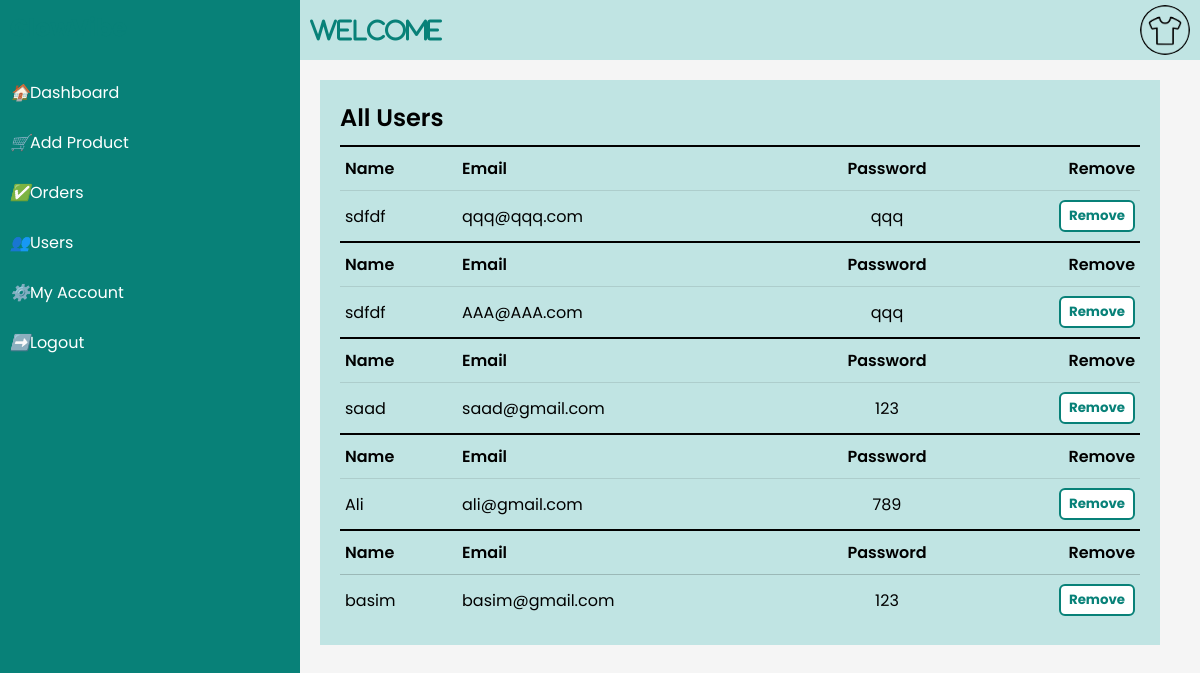
Page /admin/users.php (signed in) on the committed database.
### tables this page shows
CREATE TABLE `users` (
  `id` int(11) NOT NULL,
  `name` varchar(100) NOT NULL,
  `email` varchar(50) NOT NULL,
  `password` varchar(50) NOT NULL,
  `confirm` varchar(100) NOT NULL
);

### admin/users.php (the view, shortened to what this page needs)
<?php
    include 'includes/navbar.php';
    include ("includes/connection.php");
?>
            <div class="details orders">
                <div class="recentOrders">
                    <div class="cardHeader">
                        <h2>All Users</h2>
                    </div>
                    <table>
                        <?php
                                $query = mysqli_query($conn, "SELECT * FROM `users` ORDER BY `id` DESC");
                                while($row = mysqli_fetch_array($query)){
                                    echo "
                                    <thead class='address'>
                            <tr>
                                <td>Name</td>
                                <td>Email</td>
                                <td>Password</td>
                                <td>Remove</td>
                            </tr>
                        </thead>
                        <tbody>
                                    <tr>
                                        <td>$row[name]</td>
                                        <td>$row[email]</td>
                                        <td>$row[password]</td>
                                        <form action='?id=$row[id]' method='POST'>
                                        <td><input value='$row[email]' name='email' type='hidden'>
                                        <input value='Remove' name='remove' type='submit' class='btn-remove'></td>
                                        </form>
                                    </tr>
                                    </tbody>";
                                }
                        ?>
                    </table>
                </div>
            </div>

### admin/style.css (style rules this page uses)
* { font-family: 'Poppins', sans-serif; margin: 0; padding: 0; box-sizing: border-box; }
html { scroll-behavior: smooth; }
body { overflow-x: hidden; }
.details { position: relative; width: 100%; padding-top: 0; padding: 20px; display: grid; grid-gap: 20px; grid-template-columns: 2fr 1fr; }
.details.orders { grid-template-columns: 1fr 0fr; }
.details .recentOrders { position: relative; min-height: 530px; background-color: #C0E4E3; padding: 20px; }
.cardHeader { display: flex; justify-content: space-between; align-items: flex-start; }
.cardHeader h2 { font-weight: 600; }
.btn-remove { padding: 4px 8px; background-color: #fff; color: #088178; text-decoration: none; cursor: pointer; border-radius: 6px; font-weight: 700; border: 2px solid #088178; transition: 0.2s; }
.details table { width: 100%; border-collapse: collapse; margin-top: 10px; }
.details table thead td { font-weight: 600; }
.details .recentOrders table tr { border-bottom: 1px solid rgba(0,0,0,0.1); }
.details .recentOrders table .address { margin-top: 20px; }
.details .recentOrders table .address tr { border-top: 2px solid black; padding-bottom: 10px; }
.details .recentOrders table tbody tr:last-child { border-bottom: none; }
.details .recentOrders table tr td { padding: 9px 5px; }
.details .recentOrders table tbody tr td:last-child, .details .recentOrders table thead tr td:last-child { text-align: right; }
.details .recentOrders table tbody tr td:nth-child(2), .details .recentOrders table thead tr td:nth-child(2) { padding-right: 20px; }
.details .recentOrders table tbody tr td:nth-child(3), .details .recentOrders table thead tr td:nth-child(3) { text-align: center; }

### rows in the picture
users: name "sdfdf", email "qqq@qqq.com", password "qqq"
users: name "sdfdf", email "AAA@AAA.com", password "qqq"
users: name "saad", email "saad@gmail.com", password "123"
users: name "Ali", email "ali@gmail.com", password "789"
users: name "basim", email "basim@gmail.com", password "123"
